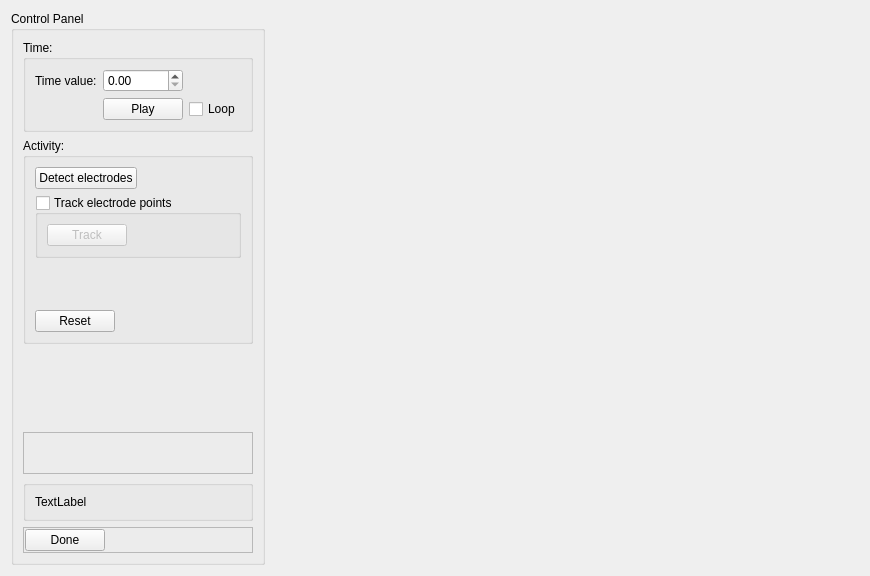
<?xml version="1.0" encoding="UTF-8"?>
<ui version="4.0">
 <class>ElectrodeArrayDetectorWidget</class>
 <widget class="QWidget" name="ElectrodeArrayDetectorWidget">
  <property name="geometry">
   <rect>
    <x>0</x>
    <y>0</y>
    <width>870</width>
    <height>576</height>
   </rect>
  </property>
  <property name="windowTitle">
   <string>Electrode Array Detector</string>
  </property>
  <layout class="QHBoxLayout" name="horizontalLayout">
   <item>
    <widget class="QGroupBox" name="controlPanel_groupBox">
     <property name="title">
      <string>Control Panel</string>
     </property>
     <layout class="QVBoxLayout" name="verticalLayout">
      <item>
       <widget class="QGroupBox" name="time_groupBox">
        <property name="title">
         <string>Time:</string>
        </property>
        <layout class="QGridLayout" name="gridLayout_4">
         <item row="1" column="1">
          <widget class="QPushButton" name="timePlayStop_pushButton">
           <property name="text">
            <string>Play</string>
           </property>
          </widget>
         </item>
         <item row="0" column="0">
          <widget class="QLabel" name="timeValue_label">
           <property name="text">
            <string>Time value:</string>
           </property>
          </widget>
         </item>
         <item row="0" column="1">
          <widget class="QDoubleSpinBox" name="timeValue_doubleSpinBox">
           <property name="maximum">
            <double>12000.000000000000000</double>
           </property>
          </widget>
         </item>
         <item row="1" column="2">
          <widget class="QCheckBox" name="timeLoop_checkBox">
           <property name="text">
            <string>Loop</string>
           </property>
          </widget>
         </item>
        </layout>
       </widget>
      </item>
      <item>
       <widget class="QGroupBox" name="groupBox_2">
        <property name="title">
         <string>Activity:</string>
        </property>
        <layout class="QFormLayout" name="formLayout">
         <property name="fieldGrowthPolicy">
          <enum>QFormLayout::AllNonFixedFieldsGrow</enum>
         </property>
         <item row="1" column="0">
          <widget class="QPushButton" name="detectElectrodes_pushButton">
           <property name="text">
            <string>Detect electrodes</string>
           </property>
          </widget>
         </item>
         <item row="3" column="0" colspan="2">
          <widget class="QGroupBox" name="groupBox_3">
           <property name="title">
            <string>Track electrode points</string>
           </property>
           <property name="checkable">
            <bool>true</bool>
           </property>
           <property name="checked">
            <bool>false</bool>
           </property>
           <layout class="QHBoxLayout" name="horizontalLayout_4">
            <item>
             <widget class="QPushButton" name="trackElectrodePoints_pushButton">
              <property name="text">
               <string>Track</string>
              </property>
             </widget>
            </item>
            <item>
             <spacer name="horizontalSpacer_2">
              <property name="orientation">
               <enum>Qt::Horizontal</enum>
              </property>
              <property name="sizeHint" stdset="0">
               <size>
                <width>40</width>
                <height>20</height>
               </size>
              </property>
             </spacer>
            </item>
           </layout>
          </widget>
         </item>
         <item row="6" column="0">
          <widget class="QPushButton" name="reset_pushButton">
           <property name="text">
            <string>Reset</string>
           </property>
          </widget>
         </item>
         <item row="5" column="0">
          <spacer name="verticalSpacer_2">
           <property name="orientation">
            <enum>Qt::Vertical</enum>
           </property>
           <property name="sizeHint" stdset="0">
            <size>
             <width>20</width>
             <height>40</height>
            </size>
           </property>
          </spacer>
         </item>
        </layout>
       </widget>
      </item>
      <item>
       <spacer name="verticalSpacer">
        <property name="orientation">
         <enum>Qt::Vertical</enum>
        </property>
        <property name="sizeHint" stdset="0">
         <size>
          <width>20</width>
          <height>40</height>
         </size>
        </property>
       </spacer>
      </item>
      <item>
       <widget class="QFrame" name="frame_2">
        <property name="frameShape">
         <enum>QFrame::StyledPanel</enum>
        </property>
        <property name="frameShadow">
         <enum>QFrame::Raised</enum>
        </property>
        <layout class="QHBoxLayout" name="horizontalLayout_5">
         <item>
          <widget class="QPushButton" name="cheat_pushButton">
           <property name="text">
            <string>         </string>
           </property>
           <property name="flat">
            <bool>true</bool>
           </property>
          </widget>
         </item>
         <item>
          <spacer name="horizontalSpacer_3">
           <property name="orientation">
            <enum>Qt::Horizontal</enum>
           </property>
           <property name="sizeHint" stdset="0">
            <size>
             <width>104</width>
             <height>20</height>
            </size>
           </property>
          </spacer>
         </item>
        </layout>
       </widget>
      </item>
      <item>
       <widget class="QGroupBox" name="groupBox">
        <property name="title">
         <string/>
        </property>
        <layout class="QHBoxLayout" name="horizontalLayout_3">
         <item>
          <widget class="QLabel" name="statusText_label">
           <property name="sizePolicy">
            <sizepolicy hsizetype="Preferred" vsizetype="Preferred">
             <horstretch>1</horstretch>
             <verstretch>0</verstretch>
            </sizepolicy>
           </property>
           <property name="text">
            <string>TextLabel</string>
           </property>
          </widget>
         </item>
        </layout>
       </widget>
      </item>
      <item>
       <widget class="QFrame" name="frame">
        <property name="frameShape">
         <enum>QFrame::StyledPanel</enum>
        </property>
        <property name="frameShadow">
         <enum>QFrame::Raised</enum>
        </property>
        <layout class="QHBoxLayout" name="horizontalLayout_2">
         <property name="margin">
          <number>1</number>
         </property>
         <item>
          <widget class="QPushButton" name="done_pushButton">
           <property name="text">
            <string>Done</string>
           </property>
          </widget>
         </item>
         <item>
          <spacer name="horizontalSpacer">
           <property name="orientation">
            <enum>Qt::Horizontal</enum>
           </property>
           <property name="sizeHint" stdset="0">
            <size>
             <width>40</width>
             <height>20</height>
            </size>
           </property>
          </spacer>
         </item>
        </layout>
       </widget>
      </item>
     </layout>
    </widget>
   </item>
   <item>
    <widget class="BaseSceneviewerWidget" name="sceneviewer_widget" native="true">
     <property name="sizePolicy">
      <sizepolicy hsizetype="Preferred" vsizetype="Preferred">
       <horstretch>1</horstretch>
       <verstretch>0</verstretch>
      </sizepolicy>
     </property>
    </widget>
   </item>
  </layout>
 </widget>
 <customwidgets>
  <customwidget>
   <class>BaseSceneviewerWidget</class>
   <extends>QWidget</extends>
   <header>opencmiss/zincwidgets/basesceneviewerwidget.h</header>
   <container>1</container>
  </customwidget>
 </customwidgets>
 <resources/>
 <connections/>
</ui>
